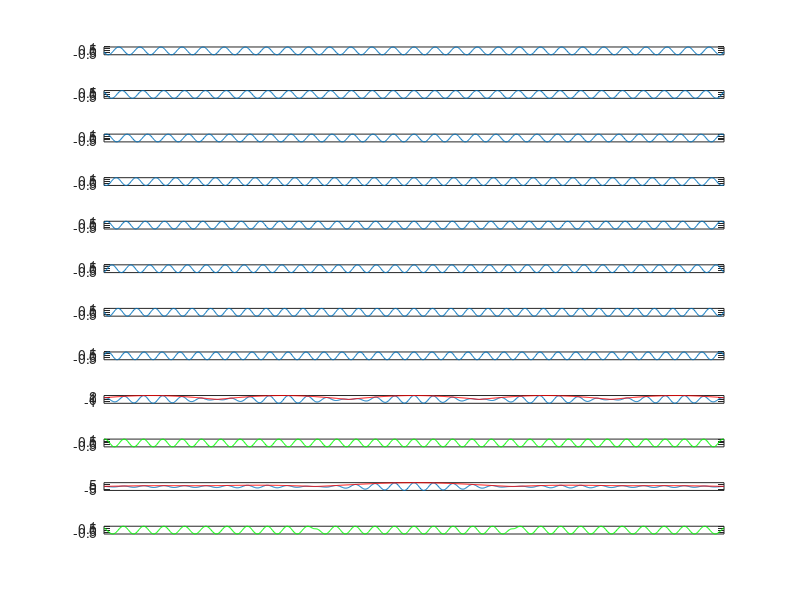

This figure's MATLAB source:
%This script reproduces the grid and place cell interference patterns of
%Fig 7A from Welday et al.

figure(1);
v=25; % speed in cm/sec 
Freq=7; % theta base freq in Hz
    W=2*pi*Freq; % angular freq
d = [23.1579    28.5766    37.2030    53.3025    71.0747    79.9804   91.4141   106.6508]*3.8e-3;    %slopes of speed modulation for theta cell VCOs                  
Npt=1001; % number of data points on the time axis
t=linspace(-2,2,Npt);  % time axis: -2 sec to 2 sec

clf
% plot oscillators
for i=1:8
subplot(12,1,i)
    plot(t,cos((W+d(i)*v)*t))
    set(gca,'xtick',[]); axis tight;
end

% compute grid cells 
s=cos((W+d(2)*v)*t)+cos((W+d(8)*v)*t); % use cell 1 and cell 7
a=cos(d(2)*v*t)+cos(d(8)*v*t);
b=sin(d(2)*v*t)+sin(d(8)*v*t);
en=sqrt(a.^2+b.^2); % envelope
ph=unwrap(angle(a+sqrt(-1)*b));  % phase
% unwrap phase
for i=2:length(ph)
    if ph(i)<ph(i-1)-pi/2
        ph(i:end)=ph(i:end)+pi;
    elseif ph(i)>ph(i-1)+pi/2
        ph(i:end)=ph(i:end)-pi;
    end
end
ca=cos(W*t+ph); % carrier

% plot grid cells
subplot(12,1,9)
    plot(t, s)
    hold on
    plot(t,en,'r-')
    set(gca,'xtick',[]); axis tight;
subplot(12,1,10)
    plot(t,ca, 'g-')
    set(gca,'xtick',[]); axis tight;
    
% compute place cells 
S=0;A=0;B=0;
slp=[];
wv=[];
for i=1:8 % add all oscillators
    S=S+cos((W+d(i)*v)*t);
    wv=[wv; cos((W+d(i)*v)*t)];
    slp(i)=mean(diff(((W+d(i)*v)*t)'));
    A=A+cos(d(i)*v*t);
    B=B+sin(d(i)*v*t);
end
EN=sqrt(A.^2+B.^2); %envelope
% PH=atan(B./A); % phase
PH=unwrap(angle(A+sqrt(-1)*B));  % phase
% unwrap phase
for i=2:length(PH)
    if PH(i)<PH(i-1)-pi/2
        PH(i:end)=PH(i:end)+pi;        
    elseif PH(i)>PH(i-1)+pi/2
        PH(i:end)=PH(i:end)-pi;
    end     
end
CA=cos(W*t+PH); % carrier
%CA=cos(W*t+PH+pi); % carrier (phase + pi)
    
% plot place cells
subplot(12,1,11)
    plot(t, S)
    hold on
    plot(t,EN,'r-')
    set(gca,'xtick',[]); axis tight;
subplot(12,1,12)
    plot(t,CA, 'g-')
    set(gca,'xtick',[]); axis tight;

    figure(1);